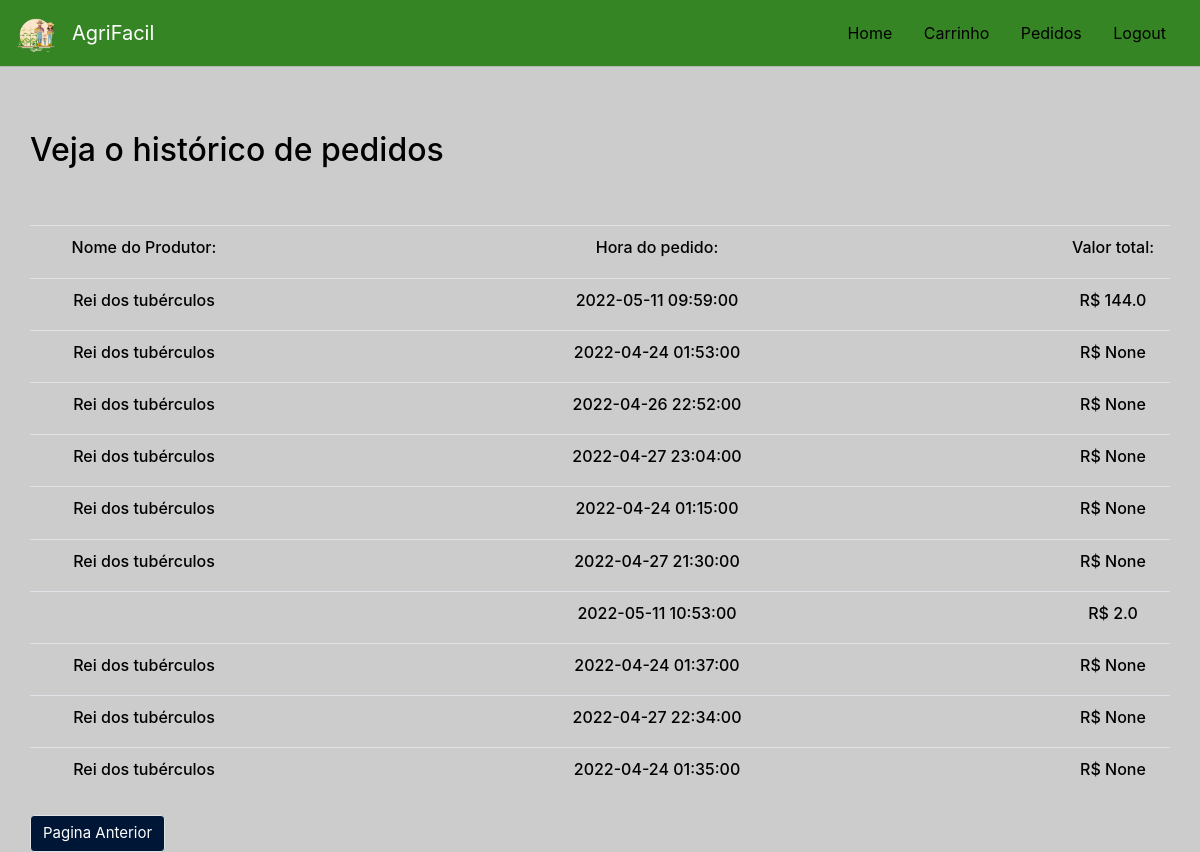
Before: /order-history (signed in) with the older database file.
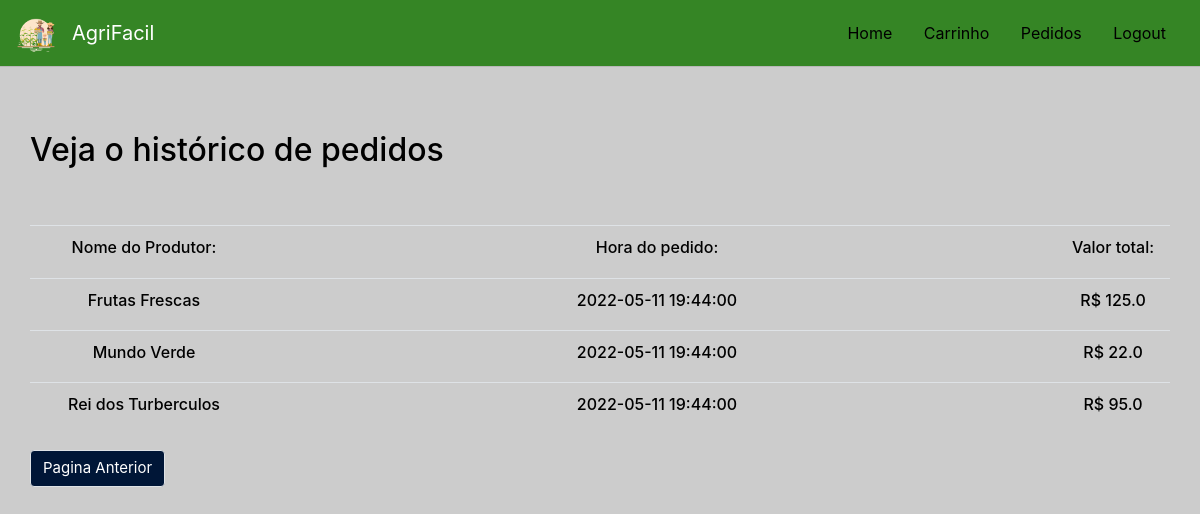
After: the same page with the newer database file.
### tables this page shows
CREATE TABLE pedido (idPedido INTEGER PRIMARY KEY AUTOINCREMENT, idProdutor INTEGER, idProduto INTEGER, quantidade INTEGER, CPF INTEGER, valor FLOAT, horario DATETIME, uuid TEXT, status_pedido TEXT, FOREIGN KEY(idProdutor) REFERENCES produtor(idProdutor), FOREIGN KEY(CPF) REFERENCES consumidor(CPF), FOREIGN KEY(idProduto) REFERENCES produto(idProduto));

### api/order.py (the view)
@app.route('/order-history', methods=['GET', 'POST'])
def order_history():
    order_history = order.get_order_history(session['cpf'])
    print(order_history)
    return render_template("order_history.html", order_history = order_history)

### crud/order.py (called while the page is built)
def get_order_history(cpf):
    with sql.connect("db/agrifacil.db") as con:
        cur = con.cursor()
        cur.execute("SELECT  p.idPedido, p.valor, pr.nomeFantasia, p.horario FROM pedido p join produtor pr on (p.idProdutor = pr.idProdutor) join produto pt on (p.idProduto = pt.idProduto) where p.cpf = (?) and p.status_pedido = 'Confirmado' group by uuid",(cpf,))
        return cur.fetchall()

### templates/order_history.html
{% extends "base.html" %}
{% block content %}
<main role="main">
    <div class="container" align="center">
<br/>
<br/>
        <div class="row">
        <h2 style="color:black">Veja o histórico de pedidos</h2>
        </div>
<br/>
<br/>
    <div class="row" >
    <table class="table table-hover">
        <tr>
            <h6><td width="20%" style="vertical-align:middle;"><div align="center"><h6 style="color:black">Nome do Produtor:</h6></div></td>
            <td></td>
            <td width="20%" style="vertical-align:middle;"><div align="center"><h6 style="color:black">Hora do pedido:</h6></div></td>
            <td></td>
            <td width="10%" style="vertical-align:middle;" ><div align="center"><h6 style="color:black">Valor total:</h6></div></td>
        </tr>
            {% for result in order_history %}
        <tr class="item">
            <td width="20%" style="vertical-align:middle;"><div align="center"><h6 style="color:black">{{result[2]}}</h6></div></td>
            <td></td>
            <td width="10%" style="vertical-align:middle;"><div align="center"><h6 style="color:black">{{result[3]}}</h6></div></td>
            <td></td>
            <td width="10%" style="vertical-align:middle;"><div align="center"><h6 style="color:black">R$ {{result[1]}}</h6></div></td>
        </tr>
            {% endfor %}
    </table>
    <br/>
        </div>
        <div class="row" style="justify-content: space-between">
        <input type="button" class ="btn btn-primary border teste2" border="2" style= "background-color: #001637;font-size: 15px;" value="Pagina Anterior" onclick="history.back(-1)" />
    </div>
    </div>
</main>
  {% endblock %}

Changed rows visible on the page:
removed pedido: result "Rei dos tubérculos", horario "2022-05-11 09:59:00", valor "144.0"
removed pedido: result "Rei dos tubérculos", horario "2022-04-24 01:53:00", result "None"
removed pedido: result "Rei dos tubérculos", horario "2022-04-26 22:52:00", result "None"
removed pedido: result "Rei dos tubérculos", horario "2022-04-27 23:04:00", result "None"
removed pedido: result "Rei dos tubérculos", horario "2022-04-24 01:15:00", result "None"
removed pedido: result "Rei dos tubérculos", horario "2022-04-27 21:30:00", result "None"
removed pedido: horario "2022-05-11 10:53:00", valor "2.0"
removed pedido: result "Rei dos tubérculos", horario "2022-04-24 01:37:00", result "None"
removed pedido: result "Rei dos tubérculos", horario "2022-04-27 22:34:00", result "None"
removed pedido: result "Rei dos tubérculos", horario "2022-04-24 01:35:00", result "None"
now on this page (row edited): pedido: result "Frutas Frescas", horario "2022-05-11 19:44:00", valor "125.0"
now on this page (row edited): pedido: result "Mundo Verde", horario "2022-05-11 19:44:00", valor "22.0"
now on this page (row edited): pedido: result "Rei dos Turberculos", horario "2022-05-11 19:44:00", valor "95.0"
